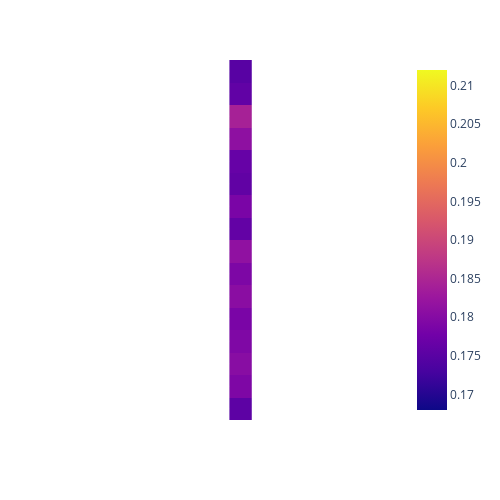

Here is the notebook cell this chart was saved with:
### Markdown cell above
Different word:

### Code cell
evaluate_data('./test_data/sushi_description', './test_data/random_label_2', '040', '001', '020', '001', normalized=False)

### Figure 1 — Plotly figure (JSON) as saved in the notebook; plotly's stock layout.template omitted (floating-point values rounded to 4 significant figures)
{"data": [{"coloraxis": "coloraxis", "hovertemplate": "x: %{x}<br>y: %{y}<br>color: %{z}<extra></extra>", "name": "0", "type": "heatmap", "x": ["antimatter"], "xaxis": "x", "y": ["Imagine a culinary creation that hails from Japan, renowned for its meticulous preparation and diverse flavors. This dish starts with a foundation of seasoned vinegared rice, cooked to perfection. The rice, typically short-grained and sticky, is seasoned with a precise", "a foundation of seasoned vinegared rice, cooked to perfection. The rice, typically short-grained and sticky, is seasoned with a precise mixture of rice vinegar, sugar, and salt, which imparts a delicate balance of sweetness and tanginess.\nAt the heart of", "mixture of rice vinegar, sugar, and salt, which imparts a delicate balance of sweetness and tanginess.\nAt the heart of this dish lies an array of ingredients, each chosen with care and attention to detail. One of the central elements", "this dish lies an array of ingredients, each chosen with care and attention to detail. One of the central elements features thinly sliced, impeccably fresh raw fish. These slices, showcasing an array of colors, range from deep reds to opalescent", "features thinly sliced, impeccably fresh raw fish. These slices, showcasing an array of colors, range from deep reds to opalescent whites. The fish's texture is exceptionally tender, with a nuanced flavor profile that blends the essence of the sea with", "whites. The fish's texture is exceptionally tender, with a nuanced flavor profile that blends the essence of the sea with subtle sweetness. These slices rest gracefully upon the seasoned rice, creating a harmonious partnership of taste and texture.\nComplementing the", "subtle sweetness. These slices rest gracefully upon the seasoned rice, creating a harmonious partnership of taste and texture.\nComplementing the raw fish are an assortment of vibrant vegetables and garnishes, adding both visual appeal and an array of flavors and", "raw fish are an assortment of vibrant vegetables and garnishes, adding both visual appeal and an array of flavors and textures. Crisp cucumber, creamy avocado, and the piquant bite of pickled ginger provide a refreshing contrast, while a touch of", "textures. Crisp cucumber, creamy avocado, and the piquant bite of pickled ginger provide a refreshing contrast, while a touch of fiery wasabi delivers a hint of heat. A light drizzle of soy sauce enhances the overall umami experience, uniting the", "fiery wasabi delivers a hint of heat. A light drizzle of soy sauce enhances the overall umami experience, uniting the ingredients in a savory symphony.\nTo hold this culinary ensemble together, a thin, semi-transparent sheet of seaweed, known as nori,", "ingredients in a savory symphony.\nTo hold this culinary ensemble together, a thin, semi-transparent sheet of seaweed, known as nori, is often employed. This seaweed imparts a subtle oceanic flavor and serves as a structural component, allowing each bite to", "is often employed. This seaweed imparts a subtle oceanic flavor and serves as a structural component, allowing each bite to be easily picked up and savored.\nThe presentation of this dish is an art form in itself. It is often", "be easily picked up and savored.\nThe presentation of this dish is an art form in itself. It is often arranged meticulously on a clean plate, a vibrant mosaic of colors and textures that invites diners to appreciate not only", "arranged meticulously on a clean plate, a vibrant mosaic of colors and textures that invites diners to appreciate not only the flavors but also the craftsmanship behind each bite.\nIn summary, this description encapsulates the essence of a beloved Japanese", "the flavors but also the craftsmanship behind each bite.\nIn summary, this description encapsulates the essence of a beloved Japanese culinary tradition, a meticulous assembly of flavors and textures where seasoned rice and fresh ingredients harmonize to create a symphony", "culinary tradition, a meticulous assembly of flavors and textures where seasoned rice and fresh ingredients harmonize to create a symphony of taste and an artful visual experience."], "yaxis": "y", "z": [[0.1749], [0.1759], [0.1842], [0.1811], [0.1764], [0.1758], [0.1787], [0.1761], [0.1813], [0.179], [0.1805], [0.1787], [0.1793], [0.1804], [0.1791], [0.1755]]}], "layout": {"coloraxis": {"cmax": 0.212, "cmin": 0.168, "colorscale": [[0, "#0d0887"], [0.1111, "#46039f"], [0.2222, "#7201a8"], [0.3333, "#9c179e"], [0.4444, "#bd3786"], [0.5556, "#d8576b"], [0.6667, "#ed7953"], [0.7778, "#fb9f3a"], [0.8889, "#fdca26"], [1, "#f0f921"]]}, "height": 500, "margin": {"t": 60}, "width": 500, "xaxis": {"anchor": "y", "constrain": "domain", "domain": [0, 1], "scaleanchor": "y", "showticklabels": false}, "yaxis": {"anchor": "x", "autorange": "reversed", "constrain": "domain", "domain": [0, 1], "showticklabels": false}}}
